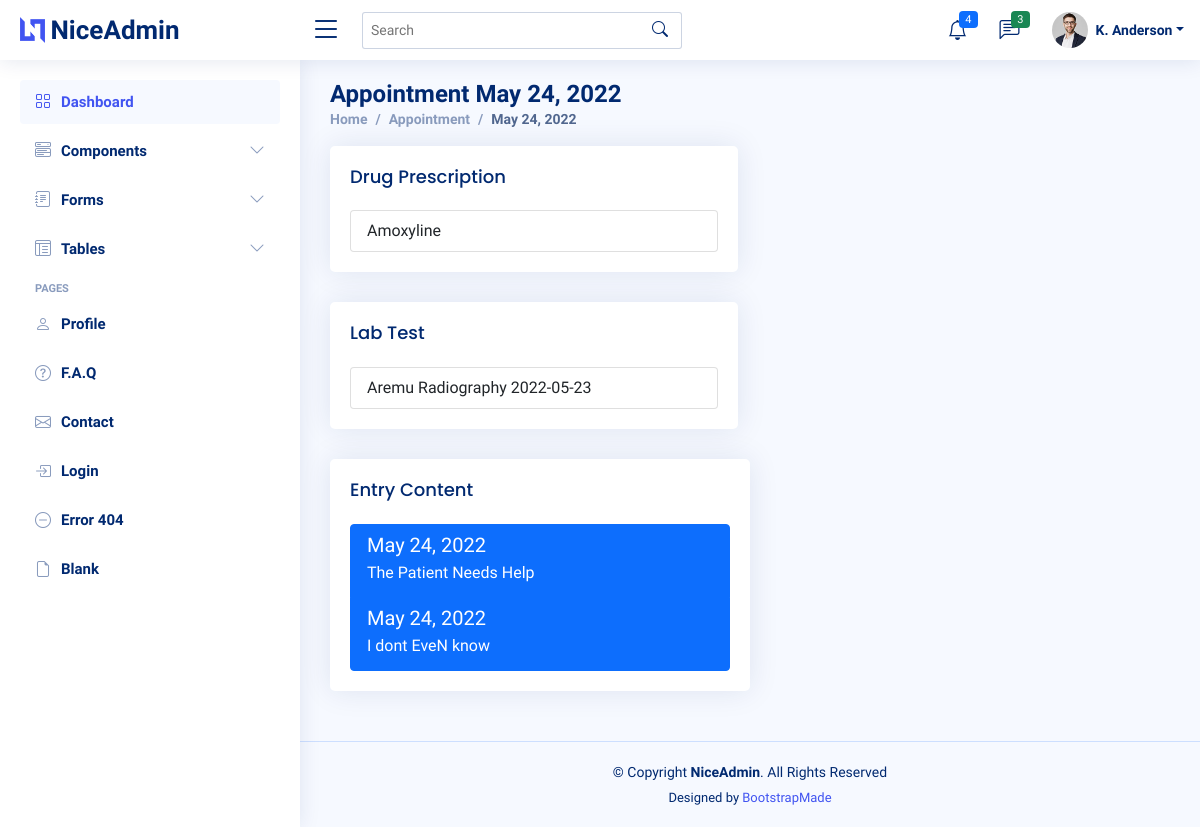
Screenshot of /patient/1/2022-05-24/appointment-detail with the database file from the repository.
### Patient/models/patient.py (models this page shows, shortened)
class Appointment(models.Model):
    department = models.ForeignKey(Department, on_delete=models.CASCADE)
    doctor = models.ForeignKey(Doctor, on_delete=models.CASCADE)
    date = models.DateField()
    time = models.TimeField()
    patient = models.ForeignKey(Patient, on_delete=models.CASCADE)
    phone_number = models.CharField(blank=True, max_length=20)
    message = models.TextField(max_length=160 , blank=True)
    payment_status = models.BooleanField(default=False)
    slug= models.SlugField( default='12-12-11')

class DrugPrescription(models.Model):
    drug_name = models.CharField(max_length=20)
    dosage_description = models.TextField(max_length=50)
    patient = models.ForeignKey(Patient, on_delete=models.Model)
    prescribing_doctor = models.ForeignKey(Doctor, on_delete=models.DO_NOTHING)
    date = models.DateField(auto_now_add=True)
    appointment = models.ForeignKey("Appointment", on_delete=models.CASCADE, limit_choices_to=Q(date__lte =
                                                                                                datetime.datetime.now()))
    def __str__(self):
        return self.drug_name

class LabTest(models.Model):
    urgency_choice = [
        ("Very very Urgent", "Class A"),
        ("Very Urgent", "Class B"),
        ("Not Urgent", "Class C")
    ]
    test = models.ForeignKey(LabTestObject, on_delete=models.CASCADE)
    patient = models.ForeignKey(Patient, on_delete=models.CASCADE)
    date = models.DateTimeField(auto_now_add=True)
    prescribing_doctor = models.ForeignKey(Doctor, on_delete=models.CASCADE)
    urgency = models.CharField(choices=urgency_choice, max_length=30)
    appointment= models.ForeignKey("Appointment", on_delete=models.CASCADE, limit_choices_to=Q(date__lte =
                                                                                               datetime.datetime.now()))
    payment_status = models.BooleanField(default=False)
    def __str__(self):
        return f"{self.patient} {self.test} {self.date.date()}"

class Patient(models.Model):
    profile = models.OneToOneField(User, on_delete=models.CASCADE)
    DOB = models.DateField(blank=True)
    phone_number = models.CharField(max_length=15, blank=True)
    department = models.ManyToManyField(Department,blank=True)
    home_address = models.CharField(max_length=50, blank=True)
    next_of_kin_name = models.CharField(max_length=20, blank=True)
    next_of_kin_contact = models.CharField(max_length=20, blank=True)
    admitted = models.BooleanField(default=False)
    occupation = models.CharField(max_length=20, default="Teacher")
    def __str__(self):
        return self.get_full_name()
    def get_full_name(self):
        return f"{self.profile.first_name}"

class LabTestObject(models.Model):
    test_name = models.CharField(max_length=20)
    description = models.TextField(max_length=160)
    department = models.ForeignKey(Department, on_delete=models.DO_NOTHING)
    price = models.FloatField()
    def __str__(self):
        return f"{self.test_name}"

class Entry(models.Model):
    doctor = models.ForeignKey(Doctor, on_delete=models.DO_NOTHING)
    content = models.TextField()
    patient = models.ForeignKey(Patient, on_delete=models.CASCADE)
    date = models.DateField(auto_now_add=True)
    department = models.ForeignKey(Department, on_delete=models.DO_NOTHING)
    appointment = models.ForeignKey("Appointment", on_delete=models.CASCADE, limit_choices_to=Q(date__lte =
                                                                                                datetime.datetime.now()))
    class Meta:
        verbose_name_plural = "Entries"

### Patient/views.py (the view)
# urls.py: path('patient/<int:id>/<slug:slug>/appointment-detail', AppointmentDetailView, name='appointment-detail'),
def AppointmentDetailView(request, id, slug):
    appointment = Appointment.objects.get(slug=slug)
    patient =  Patient.objects.get(id = id)
    drug_prescription = DrugPrescription.objects.filter(appointment=appointment)
    labtest = LabTest.objects.filter(appointment=appointment)
    entry = Entry.objects.filter(appointment=appointment)
    context ={
        'appointment':appointment,
        "drugprescriptions":drug_prescription,
        "labtests":labtest,
        "entries":entry,
        "patient":patient
    }
    return render(request, 'appointment-detail.html', context)

### Patient/templates/appointment-detail.html (shortened to what this page needs)
{% extends 'base-p.html'%}
{% load static %}
{% block content %}
  <main id="main" class="main">
    <div class="pagetitle">
      <h1>Appointment {{appointment.date}}</h1>
      <nav>
        <ol class="breadcrumb">
          <li class="breadcrumb-item"><a href="{% url 'index'%}">Home</a></li>
          <li class="breadcrumb-item">Appointment</li>
          <li class="breadcrumb-item active">{{ appointment.date }}</li>
        </ol>
      </nav>
    </div>
    <section class="section">
      <div class="row">
        <div class="col-lg-6">
          <div class="card">
            <div class="card-body">
              <h5 class="card-title">Drug Prescription</h5>
              <ul class="list-group">
                {% for drug in drugprescriptions%}
                <li class="list-group-item">{{drug}}</li>
               {%endfor%}
              </ul>
            </div>
          </div>
          <div class="card">
            <div class="card-body">
              <h5 class="card-title">Lab Test</h5>
              <div class="list-group">
                {% for test in labtests %}
                <button type="button" class="list-group-item list-group-item-action" aria-current="true">{{test }}</button>
                {% endfor %}
              </div>
            </div>
          </div>
          </div>
        </div>
        <div class="col-lg-6">
          <div class="card">
            <div class="card-body">
              <h5 class="card-title">Entry Content</h5>
              <div class="list-group">
                {% for entry in entries %}
                <a href="#" class="list-group-item list-group-item-action active" aria-current="true">
                  <div class="d-flex w-100 justify-content-between">
                    <h5 class="mb-1">{{appointment.date}}</h5>
                  </div>
                  <p class="mb-1">{{entry.content}}</p>
                </a>
                {% endfor %}
              </div>
            </div>
          </div>
      </div>
    </section>
  </main>
{% endblock content%}

### static_root/assets/css/style.css (style rules this page uses)
:root { scroll-behavior: smooth; }
body { font-family: "Open Sans", sans-serif; background: #f6f9ff; color: #444444; }
a { color: #4154f1; text-decoration: none; }
h1, h2, h3, h4, h5, h6 { font-family: "Nunito", sans-serif; }
#main { margin-top: 60px; padding: 20px 30px; transition: all 0.3s; }
.pagetitle { margin-bottom: 10px; }
.pagetitle h1 { font-size: 24px; margin-bottom: 0; font-weight: 600; color: #012970; }
.card { margin-bottom: 30px; border: none; border-radius: 5px; box-shadow: 0px 0 30px rgba(1, 41, 112, 0.1); }
.card-title { padding: 20px 0 15px 0; font-size: 18px; font-weight: 500; color: #012970; font-family: "Poppins", sans-serif; }
.card-body { padding: 0 20px 20px 20px; }
.breadcrumb { font-size: 14px; font-family: "Nunito", sans-serif; color: #899bbd; font-weight: 600; }
.breadcrumb a { color: #899bbd; transition: 0.3s; }
.breadcrumb .breadcrumb-item::before { color: #899bbd; }
.breadcrumb .active { color: #51678f; font-weight: 600; }
@media (min-width: 1200px) { #main, #footer { margin-left: 300px; } }

### rows the page displays
Appointment: date "May 24, 2022"
DrugPrescription: drug_name "Amoxyline"
LabTest: patient+test+date "Aremu Radiography 2022-05-23"
Entry: content "The Patient Needs Help"
Entry: content "I dont EveN know"
